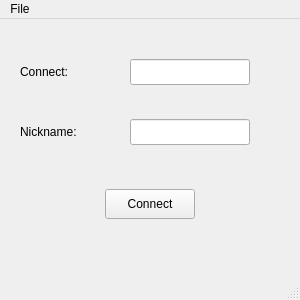
<?xml version="1.0" encoding="UTF-8"?>
<ui version="4.0">
 <class>LogInWindowClass</class>
 <widget class="QMainWindow" name="LogInWindowClass">
  <property name="windowModality">
   <enum>Qt::ApplicationModal</enum>
  </property>
  <property name="enabled">
   <bool>true</bool>
  </property>
  <property name="geometry">
   <rect>
    <x>0</x>
    <y>0</y>
    <width>300</width>
    <height>300</height>
   </rect>
  </property>
  <property name="sizePolicy">
   <sizepolicy hsizetype="Preferred" vsizetype="Preferred">
    <horstretch>10</horstretch>
    <verstretch>30</verstretch>
   </sizepolicy>
  </property>
  <property name="minimumSize">
   <size>
    <width>300</width>
    <height>300</height>
   </size>
  </property>
  <property name="maximumSize">
   <size>
    <width>300</width>
    <height>300</height>
   </size>
  </property>
  <property name="windowTitle">
   <string>LogIn</string>
  </property>
  <property name="documentMode">
   <bool>false</bool>
  </property>
  <widget class="QWidget" name="centralwidget">
   <widget class="QPushButton" name="m_btnConnect">
    <property name="geometry">
     <rect>
      <x>105</x>
      <y>170</y>
      <width>90</width>
      <height>30</height>
     </rect>
    </property>
    <property name="text">
     <string>Connect</string>
    </property>
   </widget>
   <widget class="QLabel" name="m_lblNickname">
    <property name="geometry">
     <rect>
      <x>20</x>
      <y>40</y>
      <width>60</width>
      <height>26</height>
     </rect>
    </property>
    <property name="text">
     <string>Connect:</string>
    </property>
   </widget>
   <widget class="QLabel" name="m_lblConnect">
    <property name="geometry">
     <rect>
      <x>20</x>
      <y>100</y>
      <width>70</width>
      <height>26</height>
     </rect>
    </property>
    <property name="text">
     <string>Nickname:</string>
    </property>
   </widget>
   <widget class="QLineEdit" name="m_lneConnect">
    <property name="geometry">
     <rect>
      <x>130</x>
      <y>40</y>
      <width>120</width>
      <height>26</height>
     </rect>
    </property>
   </widget>
   <widget class="QLineEdit" name="m_lneNickname">
    <property name="geometry">
     <rect>
      <x>130</x>
      <y>100</y>
      <width>120</width>
      <height>26</height>
     </rect>
    </property>
   </widget>
  </widget>
  <widget class="QMenuBar" name="menubar">
   <property name="geometry">
    <rect>
     <x>0</x>
     <y>0</y>
     <width>300</width>
     <height>25</height>
    </rect>
   </property>
   <widget class="QMenu" name="menuFile">
    <property name="title">
     <string>File</string>
    </property>
    <addaction name="actionExit"/>
   </widget>
   <addaction name="menuFile"/>
  </widget>
  <widget class="QStatusBar" name="statusbar"/>
  <action name="actionExit">
   <property name="text">
    <string>Exit</string>
   </property>
  </action>
 </widget>
 <resources/>
 <connections/>
 <slots>
  <slot>slot1()</slot>
 </slots>
</ui>
